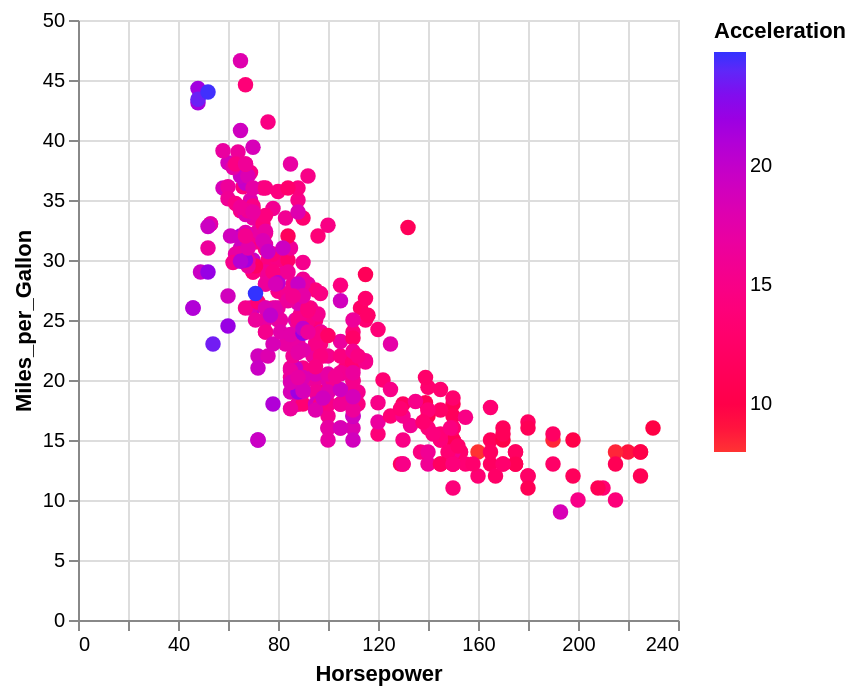

Write a Vega-Lite specification for this figure.
### Vega-Lite specification from a JSON file in a GitHub repository (floating-point values rounded to 4 significant figures; data arrays with more than 128 entries replaced by an {"elided": "..."} marker saying what was removed)
{"$schema": "https://vega.github.io/schema/vega-lite/v5.json", "data": {"values": {"elided": "406 records"}}, "description": "Custom continuous colour scheme (red to blue ramp).", "encoding": {"color": {"field": "Acceleration", "scale": {"range": ["#f33", "#33f"]}, "type": "quantitative"}, "opacity": {"value": 1}, "size": {"value": 60}, "x": {"field": "Horsepower", "type": "quantitative"}, "y": {"field": "Miles_per_Gallon", "type": "quantitative"}}, "mark": "circle", "transform": [{"as": "accelerationZScore", "calculate": "(datum.Acceleration - 15.52)/2.80"}]}
